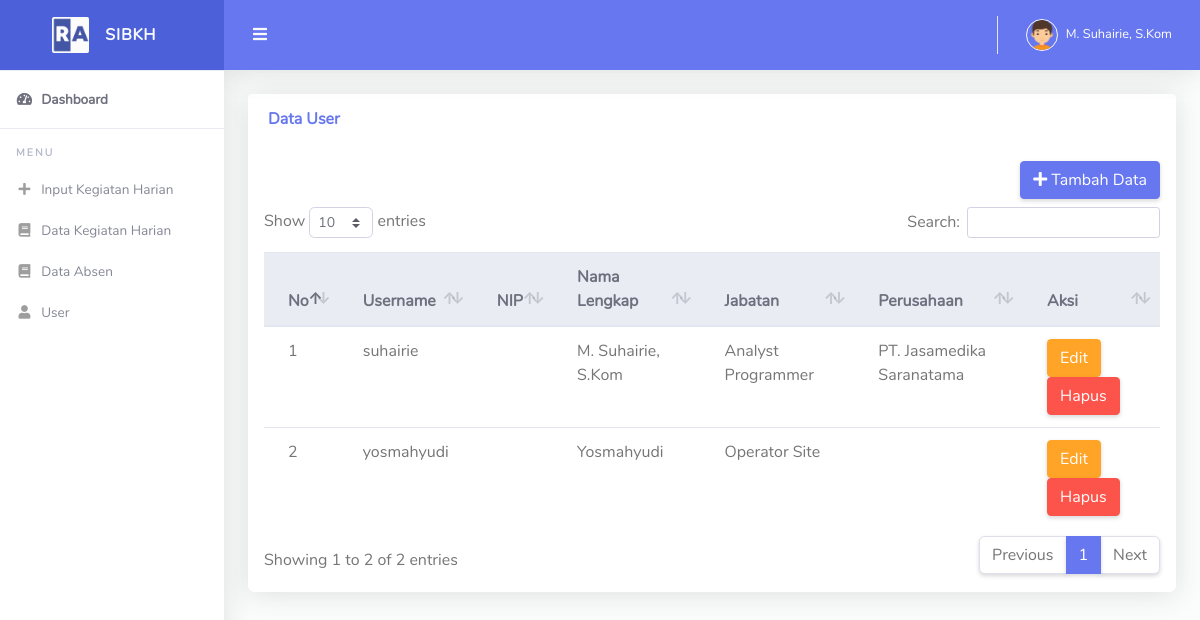
The app's page /index.php?page=user/index (signed in) with its own data.
### tables this page shows
CREATE TABLE `tb_user` (
  `id_user` int(11) NOT NULL,
  `username` varchar(255) NOT NULL,
  `password` varchar(255) DEFAULT NULL,
  `nip` varchar(255) NOT NULL,
  `nama_lengkap` varchar(255) NOT NULL,
  `jabatan` varchar(255) NOT NULL,
  `perusahaan` varchar(255) NOT NULL,
  `statusenabled` enum('t','f') NOT NULL DEFAULT 't'
);

### index.php (called while the page is built, shortened)
<?php
include "layout/header.php";
include "layout/sidebar.php";
include "layout/topbar.php";
include "content.php";
include "layout/footer.php";

### user/index.php (the view)
<div class="row">
  <div class="col-lg-12">
    <div class="card mb-4">
      <div class="card-header py-3 d-flex flex-row align-items-center justify-content-between">
        <h6 class="m-0 font-weight-bold text-primary">Data User</h6>
      </div>
      <div class="table-responsive p-3">
        <div class="d-flex justify-content-end">
          <a href="?page=user/tambah" class="btn btn-primary mb-2"><i class="fa fa-plus"></i> Tambah Data</a>
        </div>
        <table class="table align-items-center table-flush" id="dataTable">
          <thead class="thead-light">
            <tr>
              <th scope="col">No</th>
              <th scope="col">Username</th>
              <th scope="col">NIP</th>
              <th scope="col">Nama Lengkap</th>
              <th scope="col">Jabatan</th>
              <th scope="col">Perusahaan</th>
              <th scope="col">Aksi</th>
            </tr>
          </thead>
          <tbody>
          <?php
            $no = 1;
            $query = mysqli_query($koneksi, "SELECT * FROM tb_user WHERE statusenabled='t'");
            while($data = mysqli_fetch_array($query)) {
          ?>
            <tr>
              <td><?= $no++ ?></td>
              <td><?= $data['username'] ?></td>
              <td><?= $data['nip'] ?></td>
              <td><?= $data['nama_lengkap'] ?></td>
              <td><?= $data['jabatan'] ?></td>
              <td><?= $data['perusahaan'] ?></td>
              <td>
                <a href="?page=user/ubah&id_user=<?= $data['id_user'] ?>" class="btn btn-warning">Edit</a>
                <a href="?page=user/hapus&id_user=<?= $data['id_user'] ?>" class="btn btn-danger" onclick="confirm('Anda Yakin Hapus ?')">Hapus</a>
              </td>
            </tr>
          <?php } ?>
          </tbody>
        </table>
      </div>
    </div>
  </div>
</div>

### records on screen
tb_user: username "suhairie", nama_lengkap "M. Suhairie, S.Kom", jabatan "Analyst Programmer", perusahaan "PT. Jasamedika Saranatama"
tb_user: username "yosmahyudi", nama_lengkap "Yosmahyudi", jabatan "Operator Site"

### other values on screen
$_SESSION['nama_lengkap'] "M. Suhairie, S.Kom"
